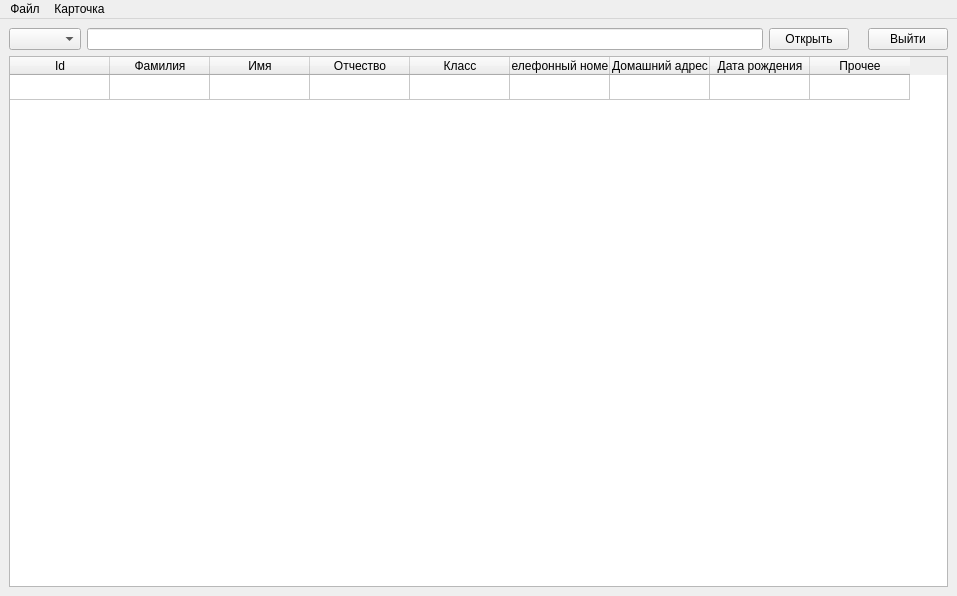
<?xml version="1.0" encoding="UTF-8"?>
<ui version="4.0">
 <class>MainWindow</class>
 <widget class="QMainWindow" name="MainWindow">
  <property name="geometry">
   <rect>
    <x>0</x>
    <y>0</y>
    <width>957</width>
    <height>596</height>
   </rect>
  </property>
  <property name="windowTitle">
   <string>MainWindow</string>
  </property>
  <widget class="QWidget" name="centralwidget">
   <layout class="QGridLayout" name="gridLayout">
    <item row="0" column="3">
     <widget class="QLabel" name="nickname">
      <property name="styleSheet">
       <string notr="true">font: 75 10pt &quot;MS Shell Dlg 2&quot;;</string>
      </property>
      <property name="text">
       <string/>
      </property>
     </widget>
    </item>
    <item row="0" column="2">
     <widget class="QPushButton" name="open">
      <property name="toolTip">
       <string/>
      </property>
      <property name="styleSheet">
       <string notr="true">font: 75 14pt &quot;MS Shell Dlg 2&quot;;</string>
      </property>
      <property name="text">
       <string>Открыть</string>
      </property>
     </widget>
    </item>
    <item row="0" column="4">
     <widget class="QPushButton" name="exit">
      <property name="styleSheet">
       <string notr="true">font: 10pt &quot;MS Shell Dlg 2&quot;;</string>
      </property>
      <property name="text">
       <string>Выйти</string>
      </property>
     </widget>
    </item>
    <item row="0" column="1">
     <widget class="QLineEdit" name="search_line"/>
    </item>
    <item row="0" column="0">
     <widget class="QComboBox" name="combo">
      <property name="styleSheet">
       <string notr="true">font: 12pt &quot;MS Shell Dlg 2&quot;;</string>
      </property>
     </widget>
    </item>
    <item row="1" column="0" colspan="5">
     <widget class="QTableWidget" name="table">
      <property name="enabled">
       <bool>true</bool>
      </property>
      <property name="showGrid">
       <bool>true</bool>
      </property>
      <property name="sortingEnabled">
       <bool>false</bool>
      </property>
      <property name="rowCount">
       <number>1</number>
      </property>
      <property name="columnCount">
       <number>9</number>
      </property>
      <attribute name="horizontalHeaderVisible">
       <bool>true</bool>
      </attribute>
      <attribute name="horizontalHeaderCascadingSectionResizes">
       <bool>false</bool>
      </attribute>
      <attribute name="horizontalHeaderMinimumSectionSize">
       <number>50</number>
      </attribute>
      <attribute name="horizontalHeaderDefaultSectionSize">
       <number>100</number>
      </attribute>
      <attribute name="horizontalHeaderHighlightSections">
       <bool>false</bool>
      </attribute>
      <attribute name="horizontalHeaderShowSortIndicator" stdset="0">
       <bool>false</bool>
      </attribute>
      <attribute name="verticalHeaderVisible">
       <bool>false</bool>
      </attribute>
      <attribute name="verticalHeaderDefaultSectionSize">
       <number>25</number>
      </attribute>
      <attribute name="verticalHeaderHighlightSections">
       <bool>false</bool>
      </attribute>
      <row/>
      <column>
       <property name="text">
        <string>Id</string>
       </property>
      </column>
      <column>
       <property name="text">
        <string>Фамилия</string>
       </property>
      </column>
      <column>
       <property name="text">
        <string>Имя</string>
       </property>
      </column>
      <column>
       <property name="text">
        <string>Отчество</string>
       </property>
      </column>
      <column>
       <property name="text">
        <string>Класс</string>
       </property>
      </column>
      <column>
       <property name="text">
        <string>Телефонный номер</string>
       </property>
      </column>
      <column>
       <property name="text">
        <string>Домашний адрес</string>
       </property>
      </column>
      <column>
       <property name="text">
        <string>Дата рождения</string>
       </property>
      </column>
      <column>
       <property name="text">
        <string>Прочее</string>
       </property>
      </column>
     </widget>
    </item>
   </layout>
  </widget>
  <widget class="QMenuBar" name="menubar">
   <property name="geometry">
    <rect>
     <x>0</x>
     <y>0</y>
     <width>957</width>
     <height>21</height>
    </rect>
   </property>
   <widget class="QMenu" name="menu">
    <property name="title">
     <string>Файл</string>
    </property>
    <addaction name="new_db"/>
    <addaction name="open_db"/>
    <addaction name="separator"/>
    <addaction name="save_db"/>
    <addaction name="save_as_db"/>
    <addaction name="separator"/>
    <addaction name="close_db"/>
   </widget>
   <widget class="QMenu" name="menu_2">
    <property name="title">
     <string>Карточка</string>
    </property>
    <widget class="QMenu" name="menu_3">
     <property name="title">
      <string>Добавить</string>
     </property>
     <addaction name="add_student_btn"/>
     <addaction name="add_teatcher_btn"/>
     <addaction name="add_admin_btn"/>
    </widget>
    <addaction name="menu_3"/>
    <addaction name="open_student_page"/>
    <addaction name="delete_2"/>
   </widget>
   <addaction name="menu"/>
   <addaction name="menu_2"/>
  </widget>
  <action name="save_db">
   <property name="text">
    <string>Сохранить</string>
   </property>
  </action>
  <action name="save_as_db">
   <property name="text">
    <string>Сохранить как</string>
   </property>
  </action>
  <action name="open_db">
   <property name="text">
    <string>Открыть</string>
   </property>
  </action>
  <action name="close_db">
   <property name="text">
    <string>Закрыть</string>
   </property>
  </action>
  <action name="new_db">
   <property name="text">
    <string>Новый</string>
   </property>
  </action>
  <action name="action_6">
   <property name="text">
    <string>Закрыть</string>
   </property>
  </action>
  <action name="delete_2">
   <property name="text">
    <string>Удалить</string>
   </property>
  </action>
  <action name="add_student_btn">
   <property name="text">
    <string>Ученика</string>
   </property>
  </action>
  <action name="add_teatcher_btn">
   <property name="text">
    <string>Учителя</string>
   </property>
  </action>
  <action name="add_admin_btn">
   <property name="text">
    <string>Администратора</string>
   </property>
  </action>
  <action name="open_student_page">
   <property name="text">
    <string>Открыть</string>
   </property>
  </action>
 </widget>
 <resources/>
 <connections/>
</ui>
